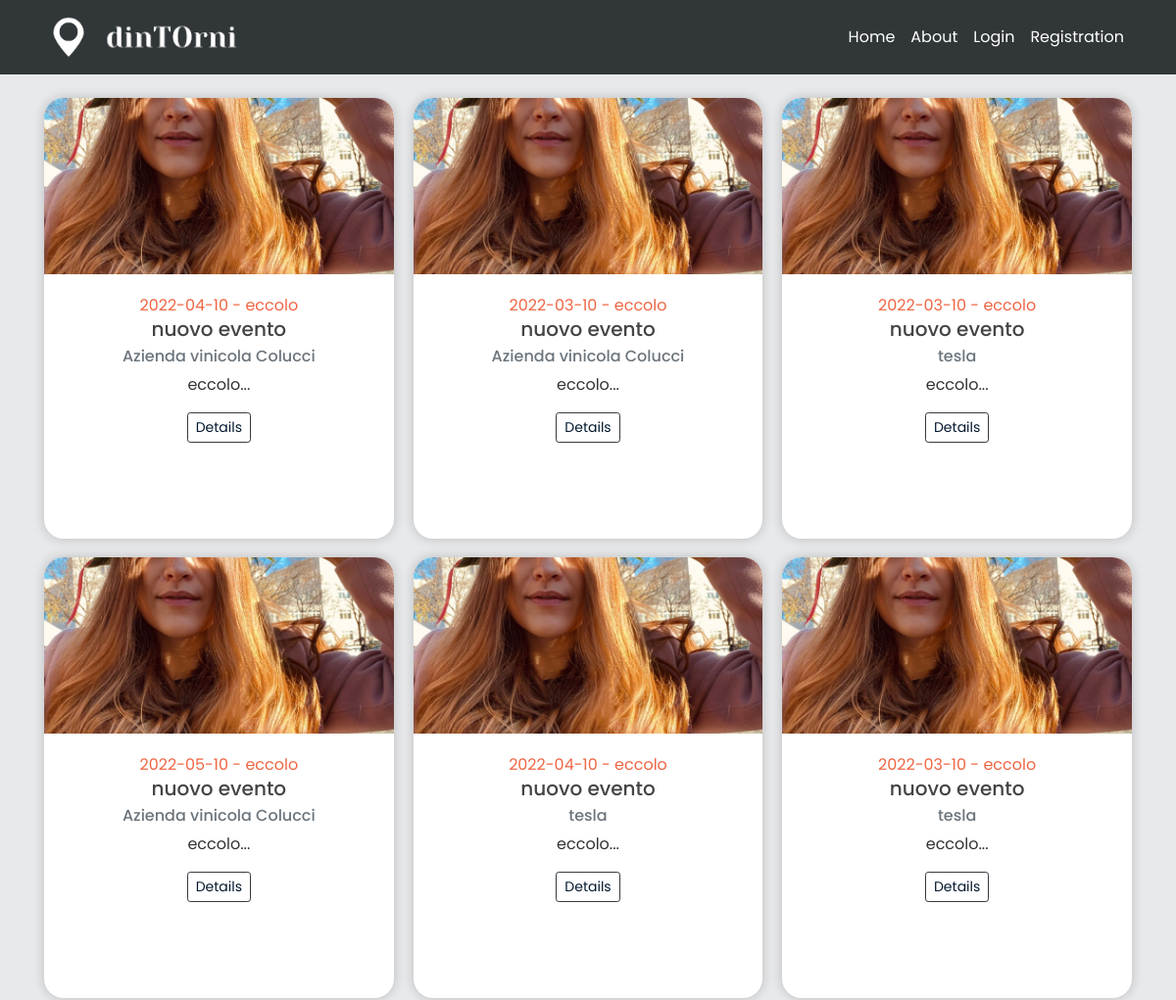
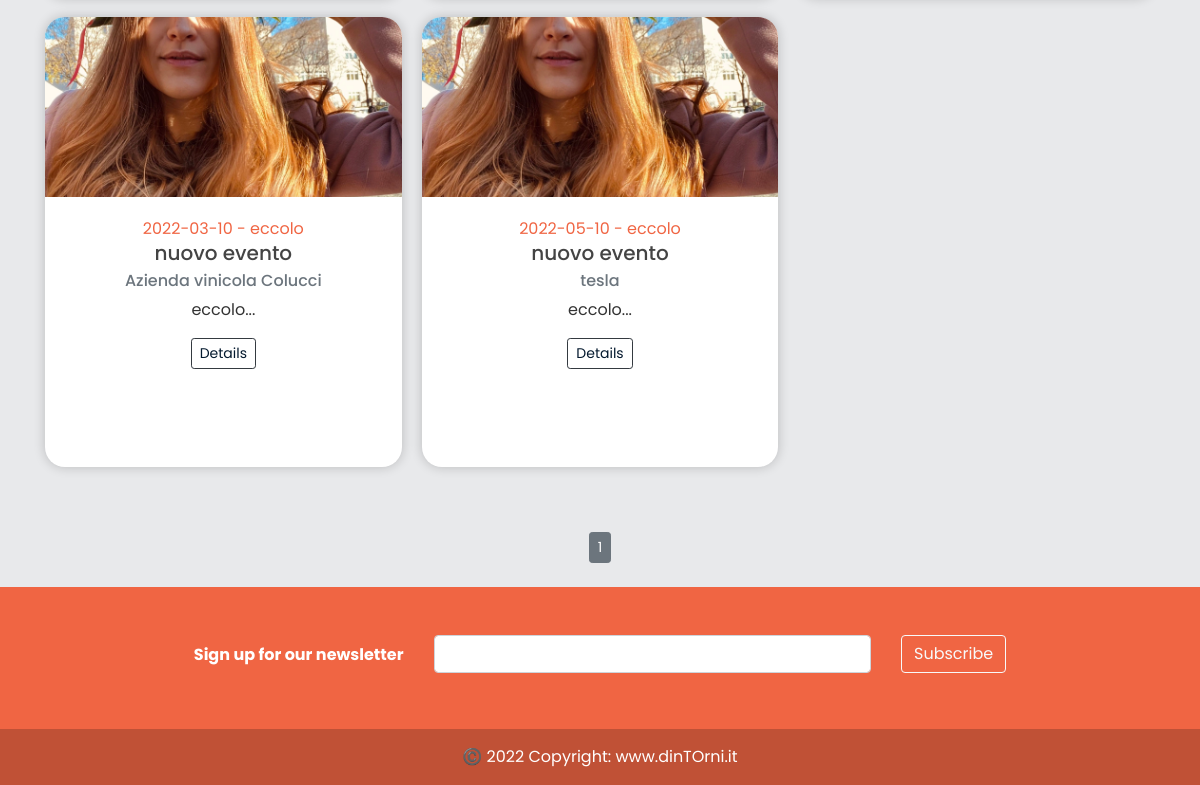
The page /home on the database its author committed (2 pictures, top to bottom).
### models.py (models this page shows, shortened)
class Event(db.Model):
    id = db.Column(db.Integer, primary_key=True)
    title = db.Column(db.String(100), nullable=False)
    date_event = db.Column(db.Date, nullable=False)
    location = db.Column(db.Text, default='eccolo', nullable=False)
    price = db.Column(db.Float, default=1, nullable = True)
    equipment = db.Column(db.Text, default='eccolo', nullable=True)
    min_users = db.Column(db.Integer, default=2, nullable=True)
    date_posted = db.Column(db.DateTime,
                            default=datetime.utcnow())  # default è listante corrente in cui posto
    content = db.Column(db.Text, default='eccolo', nullable=False)
    weaknesses = db.Column(db.Text, default='eccolo', nullable=True)
    image_event1 = db.Column(db.String(20), nullable=False, default='default.jpg')
    image_event2 = db.Column(db.String(20), nullable=False, default='default.jpg')
    image_event3 = db.Column(db.String(20), nullable=False, default='default.jpg')
    business_id = db.Column(db.Integer, db.ForeignKey('business.id'))  # db integer, è una chiave devo specificare la relazi

class User(db.Model, UserMixin):
    _tablename__ = 'user'
    id = db.Column(db.Integer, primary_key=True)
    email = db.Column(db.String(120), unique=True, nullable=False)
    image_file = db.Column(db.String(20), nullable=False, default='default.jpg')
    password = db.Column(db.String(60), nullable=False)
    telephone = db.Column(db.Integer(), nullable=False)
    type= db.Column(db.String(20))
    __mapper_args__={
        'polymorphic_identity': 'user',
        'polymorphic_on': type
    }

class Business(User, db.Model):
    _tablename__ = 'business'
    id = db.Column(db.Integer, db.ForeignKey('user.id'), primary_key=True)
    name = db.Column(db.String(20), unique=True, nullable=False)
    vat_number = db.Column(db.Integer())#rimettere i nullable
    city = db.Column(db.String(20))
    address = db.Column(db.String(30))
    events = db.relationship('Event', backref='creator', lazy=True)
    link_facebook = db.Column(db.String())
    link_instagram = db.Column(db.String())
    link_twitter = db.Column(db.String())
    link_website = db.Column(db.String())
    __mapper_args__ = {
        'polymorphic_identity': 'business',
    }

### app/main/routes.py (the view)
@main.route("/")
@main.route("/home")
def home():
    page = request.args.get('page', 1, type=int) #possiamo passare il numero di post che vogliamo per pagina
    events = Event.query.order_by(Event.date_posted.desc()).paginate(page=page, per_page=10)
    return render_template('home.html', events = events)

### app/templates/home.html (shortened to what this page needs)
{% extends "layout.html" %}
{% block content %}
<div class="card-columns" style="width: 100%; padding-top:20px; padding-bottom:30px;" >
    {% for event in events.items %}
      <div class="card" id="card_home" style="">
        <img class="card-img-top" style="width: 100%; height: 15vw; object-fit: cover;" src="{{ url_for('static', filename='events_pics/' + event.image_event1) }}" alt="Event image">
        <div class="card-body align-center">
            <p class="card-text text-center mb-0" style="color: #F06543">{{ event.date_event }} - {{ event.location }}</p>
            <h5 class="card-title text-center mt-0">{{ event.title }}</h5>
            <h6 class="card-subtitle mb-2 text-muted text-center" href="{{ url_for('users.user_events', name=event.creator.name) }}">{{ event.creator.name }}</h6>
            <p class="card-text text-center mb-3">{{ event.content[:35] + "..." }}</p>
            <div class="col text-center mb-0 mt-3">
                  <a href="{{ url_for('events.event', event_id=event.id) }}" class="btn btn-outline-dark btn-sm mb-0" style="color: #04192E">Details</a>
            </div>
        </div>
      </div>
    {% endfor %}
</div>
    <div class="container fill d-flex justify-content-center mt-3">
    {% for page_num in events.iter_pages(left_edge=1, right_edge=1, left_current=1, right_current=2) %}
        {% if page_num %}
            {% if events.page == page_num %}
                <a class="btn btn-secondary btn-sm mb-4" style="margin-right: 5px; margin-left: 5px" href="{{ url_for('main.home', page=page_num) }}">{{ page_num }}</a>
            {% else %}
                <a class="btn btn-secondary btn-sm mb-4" href="{{ url_for('main.home', page=page_num) }}">{{ page_num }}</a>
            {% endif %}
        {% endif %}
    {% endfor %}
    </div>
{% endblock content %}

### app/templates/layout.html (shortened to what this page needs)
<!DOCTYPE html>
<html>
<head>
    <link rel="stylesheet" href="https://maxcdn.bootstrapcdn.com/bootstrap/4.0.0/css/bootstrap.min.css">
    <link rel="stylesheet" type="text/css" href="{{ url_for('static', filename='main.css') }}">
    <link rel='stylesheet' href='https://cdnjs.cloudflare.com/ajax/libs/font-awesome/5.15.1/css/all.min.css'>
</head>
<body style="background-color: #E8E9EB;" >
    <header class="site-header">
      <nav class="navbar navbar-expand-md navbar-light text-color:white fixed-top" style="background-color:#313638;">
        <div class="container">
          <a class="navbar-brand mr-4 text-white" href="/">
              <img style="max-width:50px;" src="{{ url_for('static', filename='img/' + 'icon_w.png') }}">
              <img style="max-width:150px;" src="{{ url_for('static', filename='img/' + 'nome_w_nobg.png') }}">
          </a>
          <div class="collapse navbar-collapse" id="navbarToggle">
            <div class="navbar-nav ml-auto ms-auto">
                <a class="nav-item nav-link text-white" href="{{ url_for('main.home') }}">Home</a>
                <a class="nav-item nav-link text-white" href="{{ url_for('main.about') }}">About</a>
            {%  if current_user.is_authenticated %}
                <a class="nav-item nav-link text-white " href="{{ url_for('users.logout') }}">Logout</a>
            {% else %}
                 <a class="nav-item nav-link text-white" href="{{ url_for('users.login') }}">Login</a>
                <a class="nav-item nav-link text-white"  href="{{ url_for('users.general') }}">Registration</a>
            {% endif %}
               </div>
          </div>
        </div>
      </nav>
    </header>
    <main role="main" class="container" >
      <div class="row">
        <div class="col-lg-12">
          {% block content %}{% endblock %}
        </div>
      </div>
    </main>
<footer class="text-center text-white" style="background-color: #F06543;">
  <div class="container p-4 pb-0" style="">
    <section class="mt-2 mb-0 pt-2 pb-2">
      <form action="">
        <div class="row d-flex mt-1 pt-1 mb-0 justify-content-center" style="margin-top: 10px; margin-bottom: 10px">
          <div class="col-auto">
            <p class="pt-2">
              <strong>Sign up for our newsletter</strong>
            </p>
          </div>
          <div class="col-md-5 col-12">
            <div class="form-outline form-white mb-4">
              <input type="email" id="form5Example29" class="form-control" />
            </div>
          </div>
          <div class="col-auto">
            <button type="submit" class="btn btn-outline-light mb-4">
              Subscribe
            </button>
          </div>
        </div>
      </form>
    </section>
  </div>
  <div class="text-center p-3" style="background-color: rgba(0, 0, 0, 0.2);">
    ©️ 2022 Copyright:
    <a class="text-white" href="{{ url_for('main.home') }}"> www.dinTOrni.it</a>
  </div>
</footer>
</body>
</html>

### app/static/main.css (style rules this page uses)
body { background: #fafafa; color: #333333; margin-top: 5rem; }
h1, h2, h3, h4, h5, h6 { color: #444444; }
.site-header .navbar-nav .nav-link { color: #cbd5db; }
.card { border: none; transition: all 500ms cubic-bezier(0.19, 1, 0.22, 1); overflow: hidden; border-radius: 20px; min-height: 450px; box-shadow: 0 0 12px 0 rgba(0, 0, 0, 0.2); }
.card .card-body { transition: all 500ms cubic-bezier(0.19, 1, 0.22, 1); }
.align-center { text-align: center; }
img { border: 0; }
img { max-width: 100%; }
img { vertical-align: middle; border-style: none; }
*, body { font-family: "Poppins", sans-serif; }
a { color: #F06543; }
.text-center { text-align: center !important; }

### rows shown on the page
Event: image_event1 (placeholder picture), date_event "2022-04-10", location "eccolo", title "nuovo evento", creator.name "Azienda vinicola Colucci", content "eccolo..."
Event: image_event1 (placeholder picture), date_event "2022-05-10", location "eccolo", title "nuovo evento", creator.name "Azienda vinicola Colucci", content "eccolo..."
Event: image_event1 (placeholder picture), date_event "2022-03-10", location "eccolo", title "nuovo evento", creator.name "Azienda vinicola Colucci", content "eccolo..."
Event: image_event1 (placeholder picture), date_event "2022-03-10", location "eccolo", title "nuovo evento", creator.name "Azienda vinicola Colucci", content "eccolo..."
Event: image_event1 (placeholder picture), date_event "2022-04-10", location "eccolo", title "nuovo evento", creator.name "tesla", content "eccolo..."
Event: image_event1 (placeholder picture), date_event "2022-05-10", location "eccolo", title "nuovo evento", creator.name "tesla", content "eccolo..."
Event: image_event1 (placeholder picture), date_event "2022-03-10", location "eccolo", title "nuovo evento", creator.name "tesla", content "eccolo..."
Event: image_event1 (placeholder picture), date_event "2022-03-10", location "eccolo", title "nuovo evento", creator.name "tesla", content "eccolo..."

### other values the page prints
{{ page_num }} "1"
